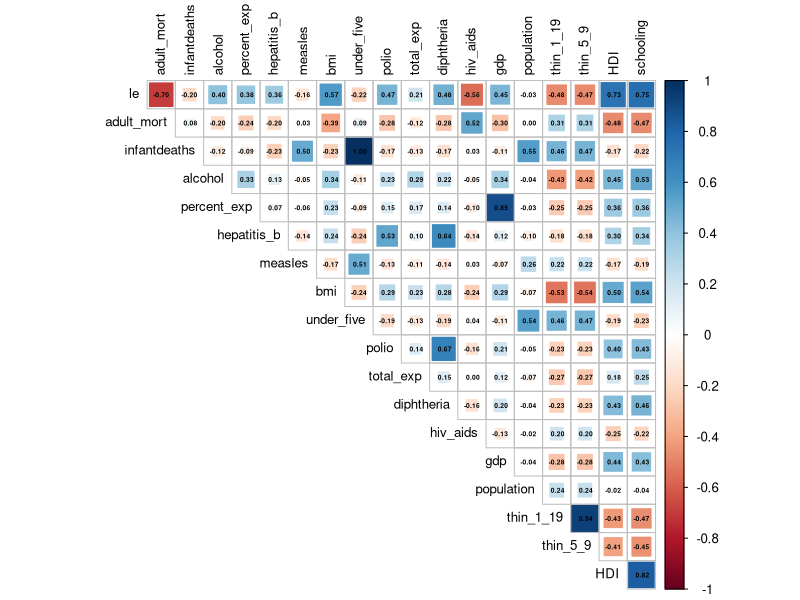
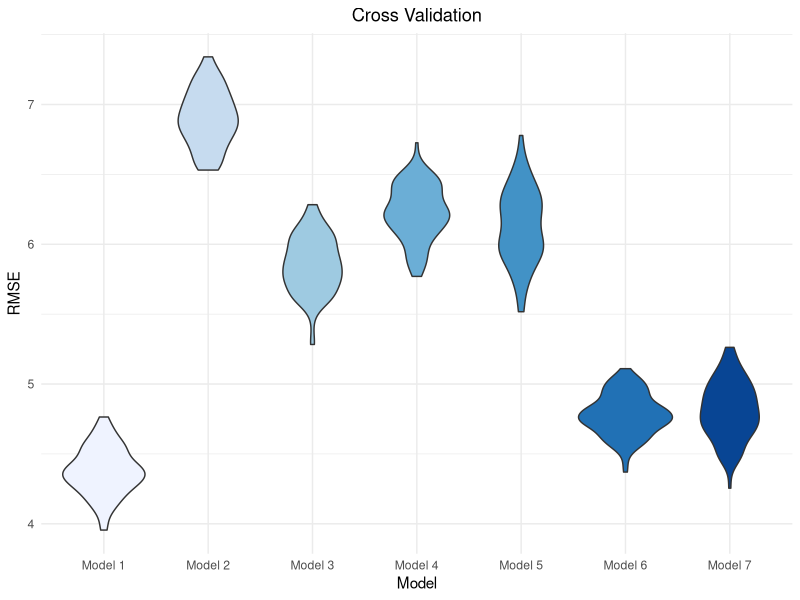

Generate these figures, in order, with R:
## ---- chunk 1
library(tidyverse)
library(modelr)
library(mgcv)
library(corrplot)

knitr::opts_chunk$set(
  echo = TRUE,
  fig.width = 6,
  fig.asp = .7,
  dpi = 800,
  out.width = "80%"
)

theme_set(theme_minimal())

options(
  ggplot2.continuous.colour = "viridis",
  ggplot2.continuous.fill = "viridis"
)

scale_colour_discrete = scale_colour_viridis_d
scale_fill_discrete = scale_fill_viridis_d
## ---- chunk 2
le_df = 
  read_csv("./data/Complete_Data.CSV") %>% 
  rename("HDI" = "incomecompositionofresources", "percent_exp" = "percentageexpenditure", "total_exp" = "totalexpenditure", "le" = "lifeexpectancy", "adult_mort" = "adult_mortality", "thin_1_19" = "thinness1_19years", "thin_5_9" = "thinness5_9years", "under_five" = "under_fivedeaths")
## ---- chunk 3
cm_df =
  le_df %>%
  dplyr::select(-c(country,continent,year,status))

corrplot(cor(cm_df), type = "upper", diag = FALSE, method = "square", addCoef.col = "black", number.cex = .4, tl.col = "black", tl.cex = .8)
## ---- chunk 4
mod_1 = lm(le ~ adult_mort + bmi + polio + diphtheria + hiv_aids + thin_5_9 + HDI, data = le_df)

mod_2 = lm(le ~ status + bmi + population + thin_1_19 + thin_5_9 + status * bmi + status * thin_1_19 + status * thin_5_9, data = le_df)
             
mod_3 = lm(le ~ status + polio + total_exp + diphtheria + gdp + schooling + total_exp * gdp, data = le_df)

mod_4 = lm(le ~ polio + total_exp + diphtheria + hiv_aids + thin_1_19, data = le_df)

mod_5 = lm(le ~ adult_mort + bmi, data = le_df)

mod_6 = lm(le ~ year + adult_mort + infantdeaths + percent_exp + bmi + under_five + polio + diphtheria + hiv_aids + gdp + thin_5_9, data = le_df)

mod_7 = lm(le ~ status + percent_exp + HDI + adult_mort + infantdeaths + schooling, data = le_df)
## ---- chunk 5
set.seed(2)

cv_df = 
  crossv_mc(le_df,100) %>% 
  mutate(
    train = map(train, as_tibble),
    test = map(test, as_tibble)
  ) %>% 
  mutate(
    mod_1 = map(train, ~lm(formula = formula(mod_1), data = .x)),
    mod_2 = map(train, ~lm(formula = formula(mod_2), data = .x)),
    mod_3 = map(train, ~lm(formula = formula(mod_3), data = .x)),
    mod_4 = map(train, ~lm(formula = formula(mod_4), data = .x)),
    mod_5 = map(train, ~lm(formula = formula(mod_5), data = .x)),
    mod_6 = map(train, ~lm(formula = formula(mod_6), data = .x)),
    mod_7 = map(train, ~lm(formula = formula(mod_7), data = .x))
    ) %>% 
  mutate(
    rmse_1 = map2_dbl(mod_1, test, ~rmse(model = .x, data = .y)),
    rmse_2 = map2_dbl(mod_2, test, ~rmse(model = .x, data = .y)),
    rmse_3 = map2_dbl(mod_3, test, ~rmse(model = .x, data = .y)),
    rmse_4 = map2_dbl(mod_4, test, ~rmse(model = .x, data = .y)),
    rmse_5 = map2_dbl(mod_5, test, ~rmse(model = .x, data = .y)),
    rmse_6 = map2_dbl(mod_6, test, ~rmse(model = .x, data = .y)),
    rmse_7 = map2_dbl(mod_7, test, ~rmse(model = .x, data = .y))
    )
## ---- chunk 6
cv_df %>% 
  pivot_longer(
    rmse_1:rmse_7,
    names_to = "model", 
    values_to = "rmse",
    names_prefix = "rmse_") %>% 
  mutate(model = fct_inorder(model),
         model = fct_recode(model, "Model 1" = "1",
                                   "Model 2" = "2",
                                   "Model 3" = "3",
                                   "Model 4" = "4",
                                   "Model 5" = "5",
                                   "Model 6" = "6",
                                   "Model 7" = "7")
         ) %>% 
  ggplot(aes(x = model, y = rmse, fill = model)) + 
  geom_violin() + 
  labs(x = "Model",
       y = "RMSE", 
       title = "Cross Validation") +
  scale_fill_brewer(type = 'seq', palette = 'Blues') +
  theme(legend.position = 'none',
        plot.title = element_text(hjust = 0.5))
## ---- chunk 7
mod_1 %>% 
  broom::tidy() %>% 
  knitr::kable()
